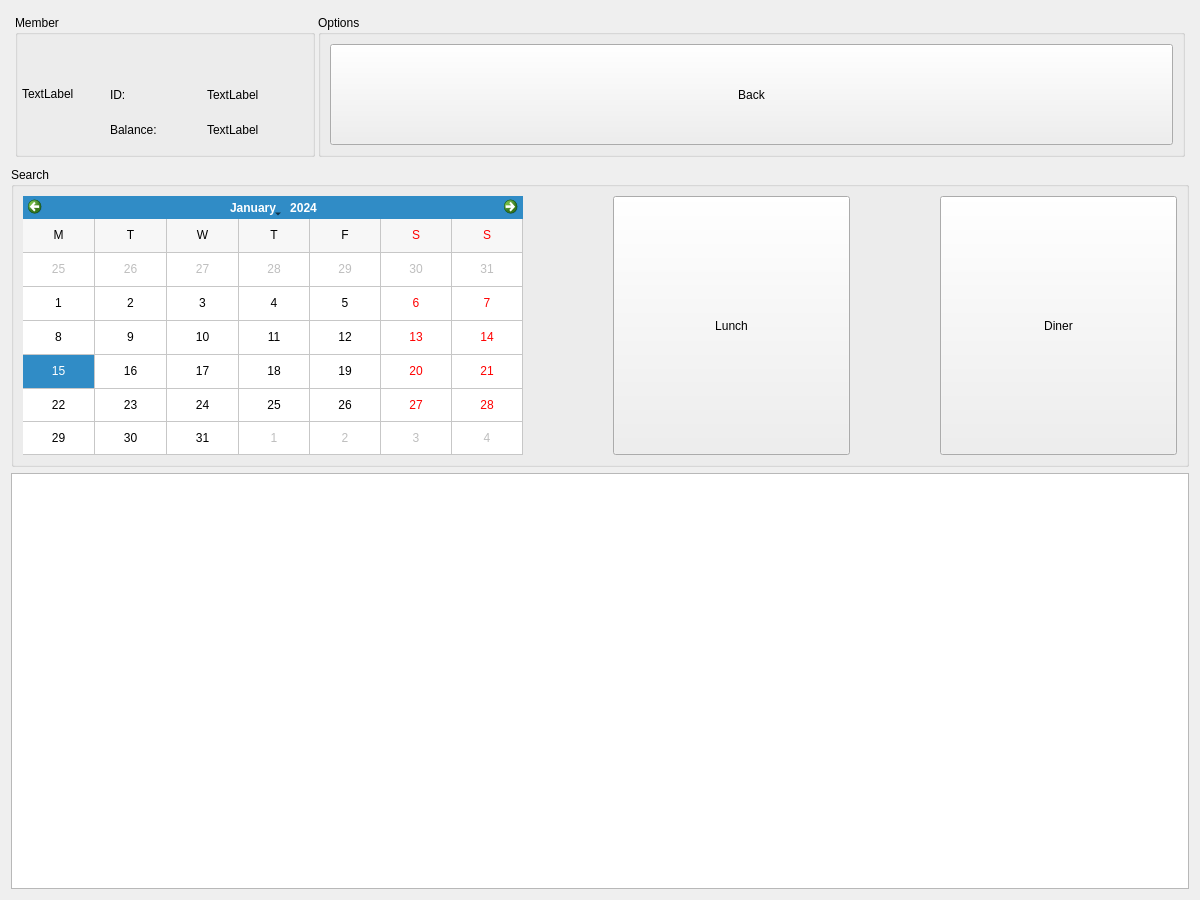
<?xml version="1.0" encoding="UTF-8"?>
<ui version="4.0">
 <class>TableReservations</class>
 <widget class="QWidget" name="TableReservations">
  <property name="geometry">
   <rect>
    <x>0</x>
    <y>0</y>
    <width>1200</width>
    <height>900</height>
   </rect>
  </property>
  <property name="minimumSize">
   <size>
    <width>1200</width>
    <height>900</height>
   </size>
  </property>
  <property name="maximumSize">
   <size>
    <width>16777215</width>
    <height>16777215</height>
   </size>
  </property>
  <property name="windowTitle">
   <string>Form</string>
  </property>
  <layout class="QVBoxLayout" name="verticalLayout">
   <item>
    <widget class="QWidget" name="topBarWidget" native="true">
     <property name="minimumSize">
      <size>
       <width>0</width>
       <height>150</height>
      </size>
     </property>
     <property name="maximumSize">
      <size>
       <width>16777215</width>
       <height>150</height>
      </size>
     </property>
     <layout class="QHBoxLayout" name="horizontalLayout">
      <property name="spacing">
       <number>3</number>
      </property>
      <property name="leftMargin">
       <number>4</number>
      </property>
      <property name="topMargin">
       <number>4</number>
      </property>
      <property name="rightMargin">
       <number>4</number>
      </property>
      <property name="bottomMargin">
       <number>4</number>
      </property>
      <item>
       <widget class="QGroupBox" name="memberGroupBox">
        <property name="minimumSize">
         <size>
          <width>300</width>
          <height>0</height>
         </size>
        </property>
        <property name="maximumSize">
         <size>
          <width>300</width>
          <height>16777215</height>
         </size>
        </property>
        <property name="title">
         <string>Member</string>
        </property>
        <layout class="QHBoxLayout" name="horizontalLayout_2">
         <property name="spacing">
          <number>3</number>
         </property>
         <property name="leftMargin">
          <number>4</number>
         </property>
         <property name="topMargin">
          <number>4</number>
         </property>
         <property name="rightMargin">
          <number>4</number>
         </property>
         <property name="bottomMargin">
          <number>4</number>
         </property>
         <item>
          <widget class="QLabel" name="memberImage">
           <property name="minimumSize">
            <size>
             <width>80</width>
             <height>80</height>
            </size>
           </property>
           <property name="maximumSize">
            <size>
             <width>80</width>
             <height>80</height>
            </size>
           </property>
           <property name="text">
            <string>TextLabel</string>
           </property>
          </widget>
         </item>
         <item>
          <widget class="QWidget" name="memberViewWidget" native="true">
           <layout class="QVBoxLayout" name="verticalLayout_2">
            <property name="spacing">
             <number>3</number>
            </property>
            <property name="leftMargin">
             <number>4</number>
            </property>
            <property name="topMargin">
             <number>4</number>
            </property>
            <property name="rightMargin">
             <number>4</number>
            </property>
            <property name="bottomMargin">
             <number>4</number>
            </property>
            <item>
             <widget class="QLabel" name="memberNameLabel">
              <property name="text">
               <string/>
              </property>
             </widget>
            </item>
            <item>
             <widget class="QWidget" name="memberIdWidget" native="true">
              <layout class="QHBoxLayout" name="horizontalLayout_3">
               <property name="spacing">
                <number>1</number>
               </property>
               <property name="leftMargin">
                <number>1</number>
               </property>
               <property name="topMargin">
                <number>1</number>
               </property>
               <property name="rightMargin">
                <number>1</number>
               </property>
               <property name="bottomMargin">
                <number>1</number>
               </property>
               <item>
                <widget class="QLabel" name="memberIdLabel">
                 <property name="text">
                  <string>ID:</string>
                 </property>
                </widget>
               </item>
               <item>
                <widget class="QLabel" name="memberIdInfoLabel">
                 <property name="text">
                  <string>TextLabel</string>
                 </property>
                </widget>
               </item>
              </layout>
             </widget>
            </item>
            <item>
             <widget class="QWidget" name="memberAccountWidget" native="true">
              <layout class="QHBoxLayout" name="horizontalLayout_4">
               <property name="spacing">
                <number>1</number>
               </property>
               <property name="leftMargin">
                <number>1</number>
               </property>
               <property name="topMargin">
                <number>1</number>
               </property>
               <property name="rightMargin">
                <number>1</number>
               </property>
               <property name="bottomMargin">
                <number>1</number>
               </property>
               <item>
                <widget class="QLabel" name="memberAccountLabel">
                 <property name="text">
                  <string>Balance:</string>
                 </property>
                </widget>
               </item>
               <item>
                <widget class="QLabel" name="memberAccountInfoLabel">
                 <property name="text">
                  <string>TextLabel</string>
                 </property>
                </widget>
               </item>
              </layout>
             </widget>
            </item>
           </layout>
          </widget>
         </item>
        </layout>
       </widget>
      </item>
      <item>
       <widget class="QGroupBox" name="optionsGroupBox">
        <property name="sizePolicy">
         <sizepolicy hsizetype="Preferred" vsizetype="Preferred">
          <horstretch>0</horstretch>
          <verstretch>0</verstretch>
         </sizepolicy>
        </property>
        <property name="title">
         <string>Options</string>
        </property>
        <layout class="QHBoxLayout" name="horizontalLayout_5">
         <item>
          <widget class="QPushButton" name="backButton">
           <property name="sizePolicy">
            <sizepolicy hsizetype="Minimum" vsizetype="Expanding">
             <horstretch>0</horstretch>
             <verstretch>0</verstretch>
            </sizepolicy>
           </property>
           <property name="text">
            <string>Back</string>
           </property>
          </widget>
         </item>
        </layout>
       </widget>
      </item>
     </layout>
    </widget>
   </item>
   <item>
    <widget class="QGroupBox" name="searchGroupBox">
     <property name="minimumSize">
      <size>
       <width>0</width>
       <height>300</height>
      </size>
     </property>
     <property name="maximumSize">
      <size>
       <width>16777215</width>
       <height>300</height>
      </size>
     </property>
     <property name="title">
      <string>Search</string>
     </property>
     <layout class="QHBoxLayout" name="horizontalLayout_6">
      <property name="spacing">
       <number>90</number>
      </property>
      <property name="leftMargin">
       <number>9</number>
      </property>
      <item>
       <widget class="QCalendarWidget" name="fromCalendarWidget">
        <property name="minimumSize">
         <size>
          <width>500</width>
          <height>0</height>
         </size>
        </property>
        <property name="maximumSize">
         <size>
          <width>500</width>
          <height>16777215</height>
         </size>
        </property>
        <property name="gridVisible">
         <bool>true</bool>
        </property>
        <property name="horizontalHeaderFormat">
         <enum>QCalendarWidget::SingleLetterDayNames</enum>
        </property>
        <property name="verticalHeaderFormat">
         <enum>QCalendarWidget::NoVerticalHeader</enum>
        </property>
       </widget>
      </item>
      <item>
       <widget class="QPushButton" name="lunchButton">
        <property name="sizePolicy">
         <sizepolicy hsizetype="Minimum" vsizetype="Expanding">
          <horstretch>0</horstretch>
          <verstretch>0</verstretch>
         </sizepolicy>
        </property>
        <property name="text">
         <string>Lunch</string>
        </property>
       </widget>
      </item>
      <item>
       <widget class="QPushButton" name="dinnerButton">
        <property name="sizePolicy">
         <sizepolicy hsizetype="Minimum" vsizetype="Expanding">
          <horstretch>0</horstretch>
          <verstretch>0</verstretch>
         </sizepolicy>
        </property>
        <property name="text">
         <string>Diner</string>
        </property>
       </widget>
      </item>
     </layout>
    </widget>
   </item>
   <item>
    <widget class="QTableWidget" name="accountTableWidget">
     <property name="editTriggers">
      <set>QAbstractItemView::NoEditTriggers</set>
     </property>
     <property name="selectionMode">
      <enum>QAbstractItemView::NoSelection</enum>
     </property>
     <property name="selectionBehavior">
      <enum>QAbstractItemView::SelectRows</enum>
     </property>
    </widget>
   </item>
  </layout>
 </widget>
 <resources/>
 <connections/>
</ui>
